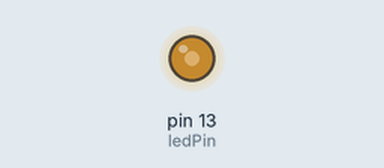
Simulated run of this sketch. Board: Arduino Uno, built with avr-gcc and run on an emulated ATmega328P. Shown: output pins drawn as LEDs (lit = HIGH).

Above: at 0.1 s.
At 50.1 s:
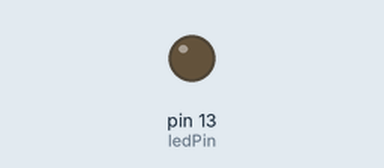
At 128.1 s:
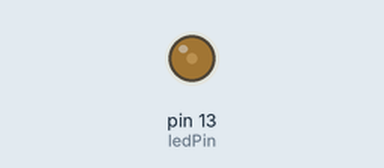
Timing chart, 0 to 129.6 s (numbered marks = the images above):
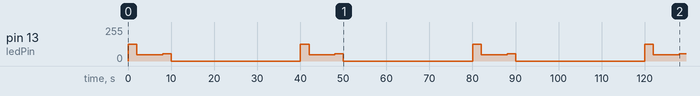

Measured:
- by itself, pin 13 (ledPin): 0/255 → 127/255 at 0.04 s, → 48/255 2.0 s later, → 55/255 6.0 s later, → 0/255 2.0 s later, … (15 changes in this stretch)

The sketch:

dt.ino
```cpp
// Pin connected to the LED
const int ledPin = 13;

void setup() {
  // Initialize the LED pin as an output
  pinMode(ledPin, OUTPUT);
}

void loop() {
  unsigned long startTime = millis();  // Get the current time

  while (millis() - startTime < 10000) {  // Loop for 30 seconds
    if (millis() - startTime < 2000) {  // 60 %
      digitalWrite(ledPin, HIGH);
      delayMicroseconds(12);
      digitalWrite(ledPin, LOW);
      delayMicroseconds(8);
    }
    else if ((millis() - startTime > 2000) && (millis() - startTime < 4000)){ // 15 %
      digitalWrite(ledPin, HIGH);
      delayMicroseconds(3);
      digitalWrite(ledPin, LOW);
      delayMicroseconds(17);
    }
    else if ((millis() - startTime > 4000) && (millis() - startTime < 6000)){   // 20 %
      digitalWrite(ledPin, HIGH);
      delayMicroseconds(4);
      digitalWrite(ledPin, LOW);
      delayMicroseconds(17);
    }
    else if ((millis() - startTime > 6000) && (millis() - startTime < 8000)){   // 25 %
      digitalWrite(ledPin, HIGH);
      delayMicroseconds(5);
      digitalWrite(ledPin, LOW);
      delayMicroseconds(15);
    }
    else {            // 30 %
      digitalWrite(ledPin, HIGH);
      delayMicroseconds(6);
      digitalWrite(ledPin, LOW);
      delayMicroseconds(14);
    }
  }

  // Wait for a 30 seconds before starting again
  delay(30000);
}
```
